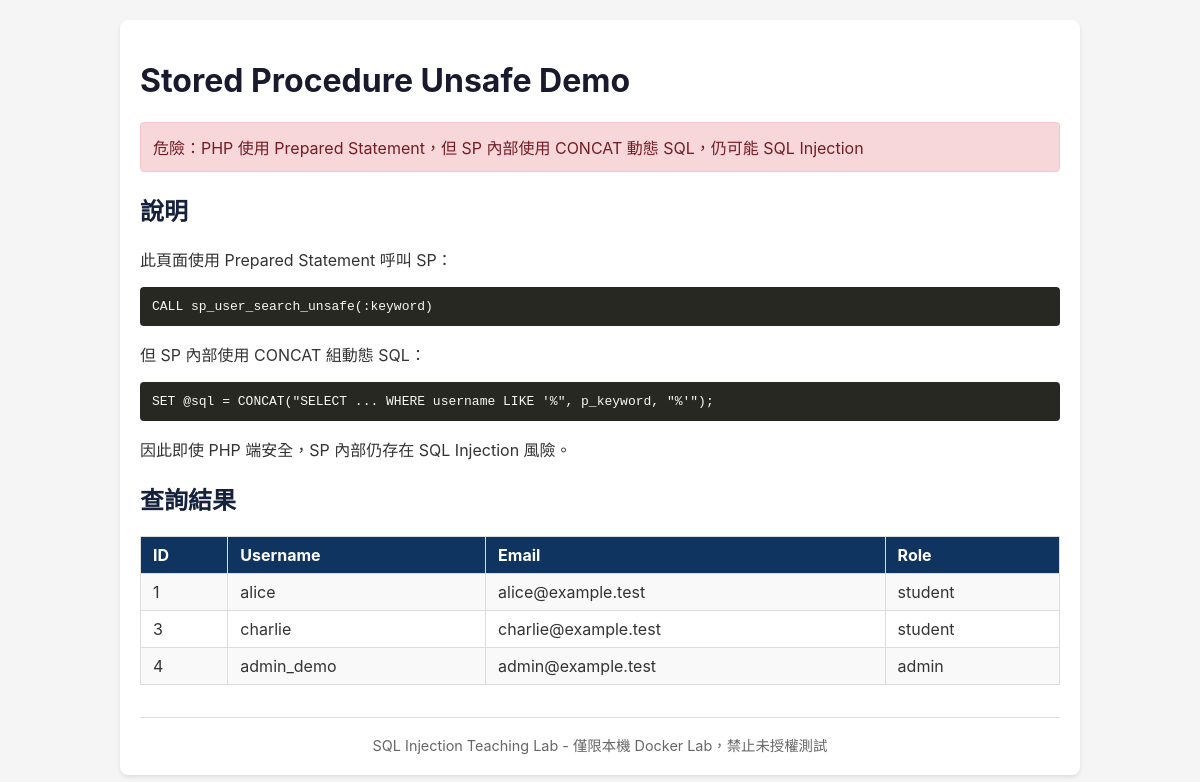
The page /sp-unsafe.php on the database its author committed.
### tables this page shows
CREATE TABLE IF NOT EXISTS users (
  id INT AUTO_INCREMENT PRIMARY KEY,
  username VARCHAR(50) NOT NULL,
  email VARCHAR(100) NOT NULL,
  role VARCHAR(20) NOT NULL DEFAULT 'student',
  created_at DATETIME NOT NULL DEFAULT CURRENT_TIMESTAMP,
  updated_at DATETIME NULL DEFAULT NULL ON UPDATE CURRENT_TIMESTAMP
);

### src/sp-unsafe.php (the view, shortened to what this page needs)
<?php
require_once __DIR__ . '/db.php';
$keyword = $_GET['keyword'] ?? 'a';
$rows = [];
try {
    $stmt = $pdo->prepare("CALL sp_user_search_unsafe(:keyword)");
    $stmt->execute([':keyword' => $keyword]);
    $rows = $stmt->fetchAll();
} catch (Exception $e) {
    $error = $e->getMessage();
}
?>
<!DOCTYPE html>
<html lang="zh-TW">
<head>
    <link rel="stylesheet" href="style.css">
</head>
<body>
    <div class="container">
        <h1>Stored Procedure Unsafe Demo</h1>
        <div class="danger">危險：PHP 使用 Prepared Statement，但 SP 內部使用 CONCAT 動態 SQL，仍可能 SQL Injection</div>
        <h2>說明</h2>
        <p>此頁面使用 Prepared Statement 呼叫 SP：</p>
        <pre>CALL sp_user_search_unsafe(:keyword)</pre>
        <p>但 SP 內部使用 CONCAT 組動態 SQL：</p>
        <pre>SET @sql = CONCAT("SELECT ... WHERE username LIKE '%", p_keyword, "%'");</pre>
        <p>因此即使 PHP 端安全，SP 內部仍存在 SQL Injection 風險。</p>
        <h2>查詢結果</h2>
        <table>
            <tr><th>ID</th><th>Username</th><th>Email</th><th>Role</th></tr>
            <?php foreach ($rows as $row): ?>
            <tr>
                <td><?= htmlspecialchars($row['id'], ENT_QUOTES, 'UTF-8') ?></td>
                <td><?= htmlspecialchars($row['username'], ENT_QUOTES, 'UTF-8') ?></td>
                <td><?= htmlspecialchars($row['email'], ENT_QUOTES, 'UTF-8') ?></td>
                <td><?= htmlspecialchars($row['role'], ENT_QUOTES, 'UTF-8') ?></td>
            </tr>
            <?php endforeach; ?>
        </table>
        <div class="footer">SQL Injection Teaching Lab - 僅限本機 Docker Lab，禁止未授權測試</div>
    </div>
</body>
</html>

### src/style.css (style rules this page uses)
body { font-family: -apple-system, BlinkMacSystemFont, "Segoe UI", Roboto, sans-serif; max-width: 960px; margin: 0 auto; padding: 20px; background: #f5f5f5; color: #333; }
.container { background: #fff; padding: 20px; border-radius: 8px; box-shadow: 0 2px 4px rgba(0,0,0,0.1); }
h1 { color: #1a1a2e; }
h2 { color: #16213e; }
table { width: 100%; border-collapse: collapse; margin: 16px 0; }
th, td { border: 1px solid #ddd; padding: 8px 12px; text-align: left; }
th { background: #0f3460; color: #fff; }
tr:nth-child(even) { background: #f9f9f9; }
pre { background: #272822; color: #f8f8f2; padding: 12px; border-radius: 4px; overflow-x: auto; }
.danger { background: #f8d7da; color: #721c24; padding: 12px; border-radius: 4px; border: 1px solid #f5c6cb; margin: 16px 0; }
.footer { margin-top: 32px; padding-top: 16px; border-top: 1px solid #ddd; font-size: 0.9em; color: #666; text-align: center; }

### rows shown on the page
users: id "1", username "alice", email "alice@example.test", role "student"
users: id "3", username "charlie", email "charlie@example.test", role "student"
users: id "4", username "admin_demo", email "admin@example.test", role "admin"
